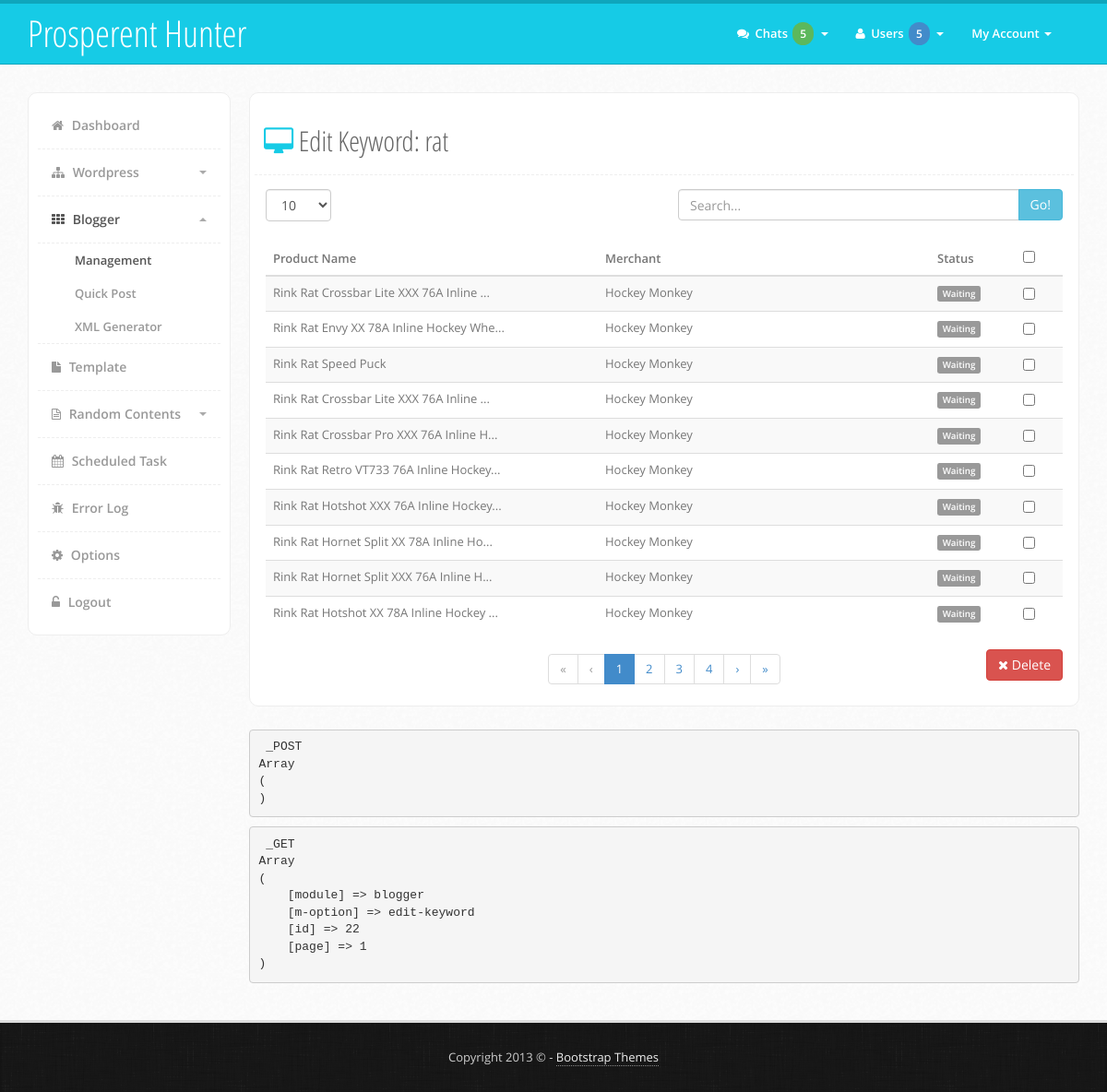
The page /?module=blogger&m-option=edit-keyword&id=22 (signed in) on the database its author committed.
### tables this page shows
CREATE TABLE IF NOT EXISTS `keywords` (
  `ID` int(255) NOT NULL AUTO_INCREMENT,
  `keywords` text NOT NULL,
  `category` varchar(255) NOT NULL,
  `type` varchar(10) NOT NULL,
  `blogId` int(255) NOT NULL,
  PRIMARY KEY (`ID`)
);

CREATE TABLE IF NOT EXISTS `products` (
  `ID` int(255) NOT NULL AUTO_INCREMENT,
  `type` varchar(10) NOT NULL,
  `blogId` int(255) NOT NULL,
  `keywordId` int(255) NOT NULL,
  `catalogId` varchar(32) NOT NULL,
  `productId` varchar(32) NOT NULL,
  `affiliate_url` text NOT NULL,
  `image_url` text NOT NULL,
  `keyword` text NOT NULL,
  `keywords` text NOT NULL,
  `celebrity` varchar(255) NOT NULL,
  `description` longtext NOT NULL,
  `category` varchar(255) NOT NULL,
  `price` decimal(10,2) NOT NULL,
  `price_sale` decimal(10,2) NOT NULL,
  `currency` varchar(8) NOT NULL,
  `merchant` varchar(255) NOT NULL,
  `brand` varchar(255) NOT NULL,
  `upc` varchar(64) NOT NULL,
  `isbn` varchar(64) NOT NULL,
  `sales` varchar(10) NOT NULL,
  `status` varchar(10) NOT NULL,
  `post_date` int(11) NOT NULL,
  PRIMARY KEY (`ID`)
);

### module.php (called while the page is built, shortened)
<?php
if (isset($_GET['module'])) {
    $module['module'] = $_GET['module'];
    if (isset($_GET['m-option'])) {
        $module['m-option'] = $_GET['m-option'];
    }
    if ($module['module'] == 'blogger') {
        if (isset($_GET['m-option'])) {
            if ($_GET['m-option'] == 'edit-keyword') {
                $module['file'] = 'module/blogger/edit-keyword.php';
                $module['title'] = 'Edit Keyword';
            }
        } else {
            $module['file'] = 'module/blogger/blogger.php';
            $module['title'] = 'Blogger Projects';
        }
    }
} else {
    $module['module'] = 'dashboard';
    $module['file'] = 'dashboard.php';
    $module['title'] = 'Dashboard';
}
?>

### module/blogger/edit-keyword.php (the view, shortened to what this page needs)
<?php
if (isset($_GET['length'])) {
    $limit = slashes($_GET['length']);
} else {
    $limit = '10';
}
$page = (int)$_GET['page'];
$eu = (($page - '1') * $limit);
$queryBlog = "SELECT * FROM blogger";
if (isset($_GET['search'])) {
    $search = slashes($_GET['search']);
    $queryBlog .= " WHERE blog_url LIKE '%" . $search . "%'";
} else {
    $search = NULL;
}
$getKeyword = slashes($_GET);
$kID = $getKeyword['id'];
$queryKeywords = "SELECT * FROM keywords WHERE ID = '" . $kID . "'";
$resultKeywords = $mysqli->query($queryKeywords)->fetch_array(MYSQLI_ASSOC) OR trigger_error($mysqli->error . "[$queryKeywords]");
$queryItem = "SELECT * FROM products WHERE keywordId = '" . $kID . "'";
$resultTotal = $mysqli->query($queryItem)->num_rows OR trigger_error($mysqli->error . "[$queryItem]");
$queryData = $queryItem . " LIMIT $eu, $limit";
$resultItem = $mysqli->query($queryData) OR trigger_error($mysqli->error . "[$queryData]");
?>
                            <div class="content-box">
                                <div class="content-head">
                                    <h2><i class="fa fa-desktop color"></i> <?php echo $module['title'] . ': ' . $resultKeywords['keywords']; ?></h2>
                                </div>
                                <div class="content-body">
                                    <form name ="tool-form" action="" method="GET">
                                        <div class="row">
                                            <div class="col-md-6 form-group">
                                                <label>
                                                    <select name="length" class="form-control" size="1" onchange="this.form.submit()">
                                                        <option value="10" <?php echo ($limit == '10') ? "selected" : "" ?>>10</option>
                                                    </select>
                                                </label>
                                            </div>
                                            <div class="col-md-6 input-group">
                                                <div class="input-group">
                                                    <input type="text" name="search" class="form-control" placeholder="Search..." value="<?php echo $search; ?>">
                                                    <span class="input-group-btn"><button type="submit" class="btn default">Go!</button></span>
                                                </div>
                                            </div>
                                        </div>
                                    </form>
                                    <form name="edit-products" action="" method="POST">
                                        <div class="row">
                                            <div class="col-md-12">
                                                <table class="table table-striped table-hover">
                                                    <thead>
                                                        <tr>
                                                            <th class="col-md-5">Product Name</th>
                                                            <th class="col-md-5">Merchant</th>
                                                            <th class="col-md-1">Status</th>
                                                            <th class="col-md-1 text-center"><input type="checkbox" name="select-all" class="select-all" data-checkbox-name="select-delete[]" /></th>
                                                        </tr>
                                                    </thead>
                                                    <tbody>
                                                        <?php
                                                        while ($itemRow = $resultItem->fetch_array(MYSQLI_ASSOC)) {
                                                            $itemStatus = (($itemRow['status'] == 'Posted') ? 'label label-success' : 'label label-default');
                                                        ?>
                                                        <tr>
                                                            <td><?php shortString($itemRow['keyword'], '38'); ?></td>
                                                            <td><?php shortString($itemRow['merchant'], '20'); ?></td>
                                                            <td><span class="<?php echo $itemStatus; ?>"><?php echo $itemRow['status']; ?></span></td>
                                                            <td class="text-center"><input type="checkbox" name="select-delete[]" value="<?php echo $itemRow['ID']; ?>" /></td>
                                                        </tr>
                                                        <?php } ?>
                                                    </tbody>
                                                </table>
                                            </div>
                                        </div>
                                    </form>
                                    <div class="row">
                                        <div class="col-md-3 text-left"></div>
                                        <div class="col-md-6">
                                            <div class="text-center">
                                                <ul class="pagination">
                                                    <?php echo pagination($resultTotal, $page, $limit, 'page'); ?>
                                                </ul>
                                            </div>
                                        </div>
                                        <div class="col-md-3 text-right">
                                            <a href="#delete" class="btn red" data-toggle="modal"><i class="fa fa-times"></i> Delete</a>
                                        </div>
                                    </div>
                                </div>
                            </div>

### functions.php (shortened to what this page needs)
<?php
function slashes($var) {
    if(is_array($var)) {
        return array_map('slashes', $var);
    } else {
        return addslashes($var);
    }
}
function shortString($string, $limit) {
    if (strlen($string) > ($limit + '3')) {
        $string = substr($string, '0' ,$limit) . '...';
        echo $string;
    } else {
        echo $string;;
    }
}
function url($parameter, $value) {
    $output = '?';
    $firstRun = true;
    foreach($_GET as $key=>$val) {
        if($key != $parameter) {
            if(!$firstRun) {
                $output .= '&';
            } else {
                $firstRun = false;
            }
            $output .= $key . '=' . urlencode($val);
         }
    }
    if(!$firstRun)
        $output .= '&';
    $output .= $parameter . '=' . urlencode($value);
    return htmlentities($output);
}
function pagination($total, $page, $shown, $url) {
    $pages = ceil($total / $shown);
    $range_start = ($page - '2') <= '0' || ($pages - '4') <= '0' ? '1' : (($page + '2') >= $pages ? $pages - '4' : $page - '2');
    $range_end = $pages <= '5' ? $pages : (($page + '2') >= $pages ? $pages : $range_start + '4');
    if ($page > '1') {
        $r[] = '<li><a href="' . url($url, ($page / $page)) . '">&laquo;</a></li>';
        $r[] = '<li><a href="' . url($url, ($page - '1')) . '">&lsaquo;</a></li>';
    } else {
        $r[] = '<li class="disabled"><a href="javascript:;">&laquo;</a></li>';
        $r[] = '<li class="disabled"><a href="javascript:;">&lsaquo;</a></li>';
    }
    if ($range_end > '1') {
        foreach(range($range_start, $range_end) as $key => $value) {
            if ($value == $page) {
                $r[] = '<li class="active"><a href="javascript:;">' . $value . '</a></li>';
            } else {
                $r[] = '<li><a href="' . url($url, $value)  . '">' . $value . '</a></li>';
            }
        }
    } else {
        $r[] = '<li class="disabled"><a href="javascript:;">' . $page . '</a></li>';
    }
    if ($page < $pages) {
        $r[] = '<li><a href="' . url($url, ($page + '1')) . '">&rsaquo;</a></li>';
        $r[] = '<li><a href="' . url($url, $pages) . '">&raquo;</a></li>';
    } else {
        $r[] = '<li class="disabled"><a href="javascript:;">&rsaquo;</a></li>';
        $r[] = '<li class="disabled"><a href="javascript:;">&raquo;</a></li>';
    }
    return ((isset($r)) ? implode("\r\n", $r) : '');
}
?>

### assets/css/style.css (style rules this page uses)
body { font-family: 'Open Sans', sans-serif; color: #444; font-size: 13px; line-height: 25px; -webkit-font-smoothing: antialiased; background: #fafafa url('../img/main-back.png') repeat; }
h1,h2,h3,h4 { font-family: 'Open Sans Condensed', sans-serif; }
.color { color: #16cbe6; }
.pagination { margin: 5px 0px; }
.content-box { background: #fff; padding: 5px; border-radius: 10px; border-left: 1px solid #eee; border-top: 1px solid #eee; border-bottom: 1px solid #eee; border-right: 1px solid #eee; }
.content-box .content-head { margin: 0px; font-family: "Open Sans", sans-serif; font-size: 15px; line-height: 25px; color: #666; padding: 10px; margin-bottom: 10px; padding-bottom: 10px; border-bottom: 1px dashed #eee; }
.content-box .content-body { padding: 5px 12px; color: #777; }
.default { color: #ffffff; background-color: #5bc0de; border-color: #46b8da; }
.red { color: #ffffff; background-color: #d9534f; border-color: #d43f3a; }

### rows shown on the page
keywords: keywords "rat"
products: keyword "Rink Rat Crossbar Lite XXX 76A Inline ...", merchant "Hockey Monkey", status "Waiting"
products: keyword "Rink Rat Envy XX 78A Inline Hockey Whe...", merchant "Hockey Monkey", status "Waiting"
products: keyword "Rink Rat Speed Puck Hockey Monkey", status "Waiting"
products: keyword "Rink Rat Crossbar Lite XXX 76A Inline ...", merchant "Hockey Monkey", status "Waiting"
products: keyword "Rink Rat Crossbar Pro XXX 76A Inline H...", merchant "Hockey Monkey", status "Waiting"
products: keyword "Rink Rat Retro VT733 76A Inline Hockey...", merchant "Hockey Monkey", status "Waiting"
products: keyword "Rink Rat Hotshot XXX 76A Inline Hockey...", merchant "Hockey Monkey", status "Waiting"
products: keyword "Rink Rat Hornet Split XX 78A Inline Ho...", merchant "Hockey Monkey", status "Waiting"
products: keyword "Rink Rat Hornet Split XXX 76A Inline H...", merchant "Hockey Monkey", status "Waiting"
products: keyword "Rink Rat Hotshot XX 78A Inline Hockey ...", merchant "Hockey Monkey", status "Waiting"

### other values the page prints
$module['title'] "Edit Keyword"
$value "1"
$value "2 3 4"
